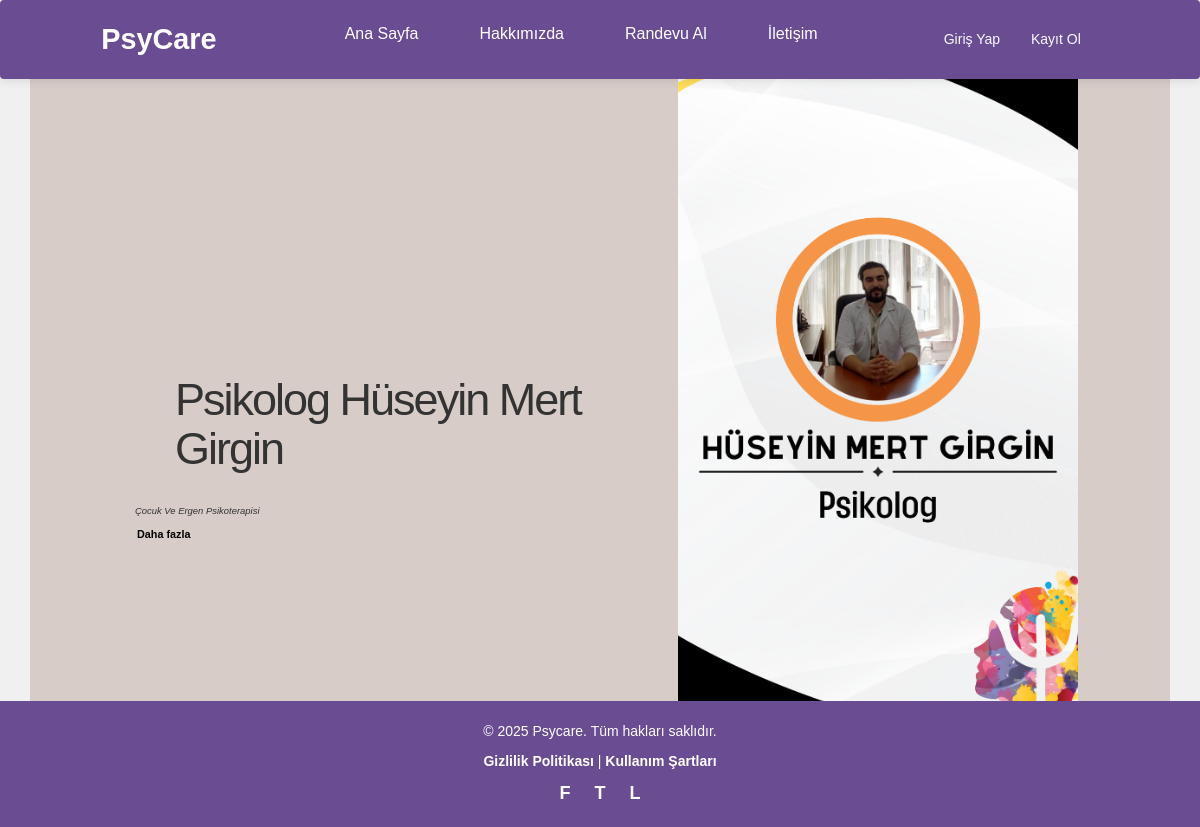
/danisman/4, run on the app's committed database.
### danisman/models.py (models this page shows, shortened)
class Danisman(models.Model):
    title = models.CharField(max_length=100)  # Danışmanın unvanı (ör. Dr., Prof., vb.)
    full_name = models.CharField(max_length=255)  # Danışmanın tam adı
    specialization = models.CharField(max_length=255)  # Danışmanın uzmanlık alanı (ör. Psikolog, Terapi, vb.)
    fee = models.DecimalField(max_digits=10, decimal_places=2)  # Danışmanlık ücretini saklamak için (ör. 150.00)
    profile_picture = models.ImageField(upload_to='consultant_images/', blank=True, null=True)  # Profil fotoğrafı (isteğe bağlı)
    bio = models.TextField(blank=True, null=True)  # Danışman hakkında açıklamalar
    created_at = models.DateTimeField(auto_now_add=True)  # Kaydın oluşturulma zamanı
    updated_at = models.DateTimeField(auto_now=True)  # Kaydın son güncellenme zamanı
    class Meta:
        ordering = ['full_name']

### danisman/views.py (the view)
# urls.py: path('<int:danisman_id>' , views.danisman_details , name='danisman_details'),
def danisman_details(request , danisman_id):
    danisman = get_object_or_404(Danisman , pk = danisman_id)
    context = {'danisman': danisman}
    return render(request , 'danismanbilgi/details.html' , context)

### templates/danismanbilgi/details.html (shortened to what this page needs)
{% extends 'layout.html' %}
{% block content %}
{% load static %}
<link rel="stylesheet" href="{% static 'css/main.css' %}">
<div class="container">
  <div class="container-inner">
    <div class="main-content">
      <div class="main-headings" id="main-headings-js">
        <div class="heading">
          <h3 id="heading1">{{danisman.title}} {{danisman.full_name}}</h3>
        </div>
        <div class="short-bio mt-5">
          <p>{{danisman.specialization}}</p>
        </div>
        <a href="#" class="link" onclick="readMore()">Daha fazla</a>
      </div>
    </div>
    <div class="image-wrapper">
      <div class="image-container">
        <img class="image" src="{{danisman.profile_picture.url}}" alt="image of a young woman.">
      </div>
      <a href="{% url 'danisman_randevu' danisman.id %}" class="btn-custom mb-5">Randevu Al</a>
    </div>
  </div>
</div>
{% endblock %}

### static/css/style.css (style rules this page uses)
* { margin: 0; padding: 0; box-sizing: border-box; font-family: 'Arial', sans-serif; }
body { background-color: #f0f0f0 !important; color: #333333; font-size: 16px; padding-top: 50px; }

### static/css/main.css (style rules this page uses)
body { margin: 0; padding: 0; }
.container { margin-top: 50px; margin-left: auto; margin-right: auto; width: 1200px; height: 700px; background-color: #D7CCC8; font-size: 14px; font-family: "Montserrat", sans; }
.container .container-inner { width: 100%; height: 100%; display: flex; flex-direction: row; justify-content: flex-start; position: relative; animation: fade-in 1.5s ease, slide-in 1.2s ease; -webkit-animation: fade-in 1.5s ease, slide-in 1.2s ease; }
.container .container-inner .main-content { flex-basis: 50%; order: 1; align-self: center; display: flex; flex-direction: column; }
.container .container-inner .main-content .main-headings { width: 100%; align-self: center; display: flex; flex-direction: column; animation: scaleDown 6s ease 2s; -webkit-animation: scaleDown 6s ease 2s; }
.container .container-inner .main-content .main-headings .heading { margin-top: 20px; margin-left: 80px; }
.container .container-inner .main-content .main-headings .heading #heading1, .container .container-inner .main-content .main-headings .heading #heading2, .container .container-inner .main-content .main-headings .heading #heading3 { margin: 0; margin-top: -20px; }
.container .container-inner .main-content .main-headings .heading #heading1, .container .container-inner .main-content .main-headings .heading #heading2 { font-size: 500%; font-weight: normal; letter-spacing: -2px; }
.container .container-inner .main-content .main-headings .heading #heading1 { margin-left: 50px; }
.container .container-inner .main-content .main-headings .short-bio { width: 60%; margin-top: -30px; margin-left: 90px; font-style: italic; font-size: 105%; }
.container .container-inner .main-content .main-headings a { margin-left: 92px; align-self: flex-start; font-weight: bold; font-size: 120%; font-family: helvetica; text-decoration: none; color: black; }
.container .container-inner .image-wrapper { flex-basis: 50%; order: 2; }
.container .container-inner .image-wrapper .image-container { width: 100%; height: 100%; overflow: hidden; display: flex; flex-direction: row; justify-content: center; align-items: center; animation: scaleDown 6s ease 2s; -webkit-animation: scaleDown 6s ease 2s; }
.container .container-inner .image-wrapper .image-container img { width: 100%; height: auto; position: relative; }
@media (min-width: 700px) and (max-width: 1200px) { .container { width: 100%; height: auto; font-size: 9px; } }
@media (min-width: 700px) and (max-width: 1200px) { .link { margin-left: 30px; } }

### templates/partial/_header.html (style rules this page uses)
* { margin: 0; padding: 0; box-sizing: border-box; font-family: 'Arial', sans-serif; }
body { background-color: #f0f0f0 !important; color: #333333; font-size: 16px; padding-top: 50px; }

### templates/danismanbilgi/details.html (style rules this page uses)
.btn-custom { background-color: #6A4C93; color: white; padding: 12px 30px; text-align: center; font-size: 16px; font-weight: bold; border: none; border-radius: 5px; text-decoration: none; display: inline-block; transition: background-color 0.3s ease, color 0.3s ease; }
.image-wrapper { display: flex; flex-direction: column; align-items: center; justify-content: center; text-align: center; }
.image-container { margin-bottom: 20px; }
.image { width: 100%; max-width: 400px; height: auto; border-radius: 10px; }

### data on the page
Danisman: title "Psikolog", full_name "Hüseyin Mert Girgin", specialization "Çocuk Ve Ergen Psikoterapisi", profile_picture (picture)
